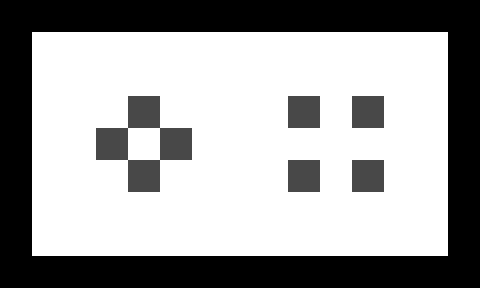

A 2D game scene composited from a Tiled map and its tileset images. What follows is a short description and the map's XML, with every tile layer's data as written:
An orthogonal 15x9 tile map with 32x32 px tiles, 2 tile layers (1, 2).

<map version="1.0" orientation="orthogonal" width="15" height="9" tilewidth="32" tileheight="32">
 <tileset firstgid="1" name="n_tiles1" tilewidth="32" tileheight="32">
  <image source="../../images/map/common/n_tiles1.png" width="128" height="64" />
 </tileset>
 <layer name="1" width="15" height="9">
  <data encoding="csv">
1,1,1,1,1,1,1,1,1,1,1,1,1,1,1,
1,1,1,1,1,1,1,1,1,1,1,1,1,1,1,
1,1,1,1,1,1,1,1,1,1,1,1,1,1,1,
1,1,1,1,1,1,1,1,1,1,1,1,1,1,1,
1,1,1,1,1,1,1,1,1,1,1,1,1,1,1,
1,1,1,1,1,1,1,1,1,1,1,1,1,1,1,
1,1,1,1,1,1,1,1,1,1,1,1,1,1,1,
1,1,1,1,1,1,1,1,1,1,1,1,1,1,1,
1,1,1,1,1,1,1,1,1,1,1,1,1,1,1
</data>
 </layer>
 <layer name="2" width="15" height="9">
  <data encoding="csv">
2,2,2,2,2,2,2,2,2,2,2,2,2,2,2,
2,0,0,0,0,0,0,0,0,0,0,0,0,0,2,
2,0,0,0,0,0,0,0,0,0,0,0,0,0,2,
2,0,0,0,4,0,0,0,0,4,0,4,0,0,2,
2,0,0,4,0,4,0,0,0,0,0,0,0,0,2,
2,0,0,0,4,0,0,0,0,4,0,4,0,0,2,
2,0,0,0,0,0,0,0,0,0,0,0,0,0,2,
2,0,0,0,0,0,0,0,0,0,0,0,0,0,2,
2,2,2,2,2,2,2,2,2,2,2,2,2,2,2
</data>
 </layer>
</map>
